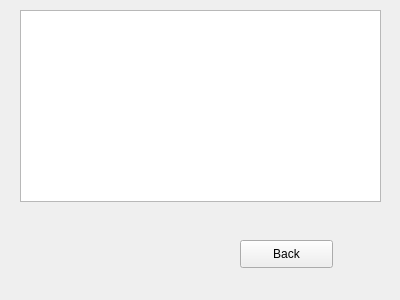
<?xml version="1.0" encoding="UTF-8"?>
<ui version="4.0">
 <class>Window</class>
 <widget class="QWidget" name="Window">
  <property name="geometry">
   <rect>
    <x>0</x>
    <y>0</y>
    <width>400</width>
    <height>300</height>
   </rect>
  </property>
  <property name="windowTitle">
   <string>Form</string>
  </property>
  <widget class="QPushButton" name="pushButton">
   <property name="geometry">
    <rect>
     <x>240</x>
     <y>240</y>
     <width>93</width>
     <height>28</height>
    </rect>
   </property>
   <property name="text">
    <string>Back</string>
   </property>
  </widget>
  <widget class="QTextBrowser" name="textBrowser">
   <property name="geometry">
    <rect>
     <x>20</x>
     <y>10</y>
     <width>361</width>
     <height>192</height>
    </rect>
   </property>
  </widget>
 </widget>
 <resources/>
 <connections/>
</ui>
